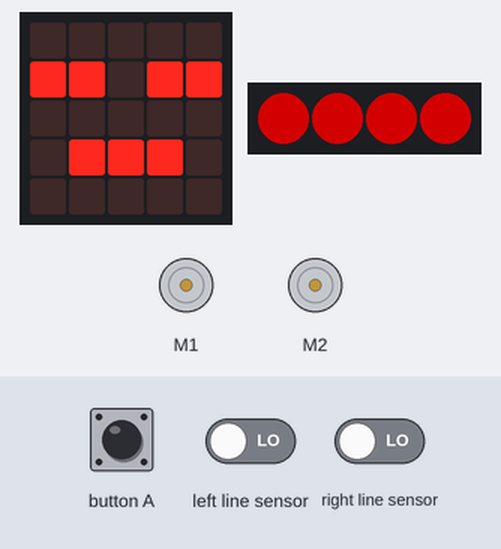
The program below on a simulated BBC micro:bit (MakeCode). On the bench: the board's 5×5 LED display, 4 RGB LEDs in strip order, left to right, 2 × DC motor (green arrow = forward, orange = backward, longer = faster). The inputs (shaded band) are chosen by the test bench; at power-on: left line sensor LOW, right line sensor LOW. Dim RGB values are drawn brighter than linear; the 48×5 strip is a reading aid, not a part: it shows the text the display is scrolling, unrolled, one strip-width of it at a time.

Above: at 9.8 s.
9.9 s: button A pressed for 0.15 s
At 11.5 s:
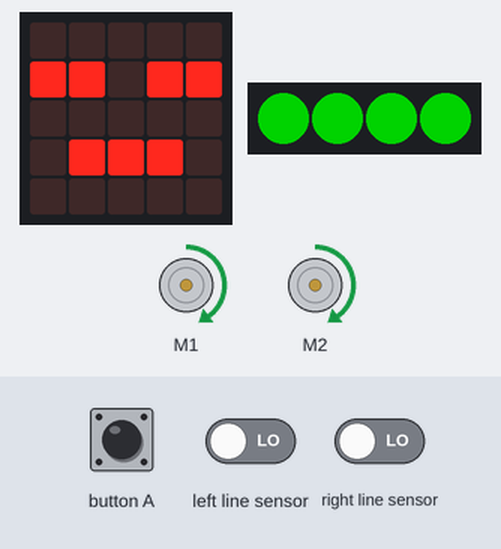
11.8 s: left line sensor driven HIGH
At 12.4 s:
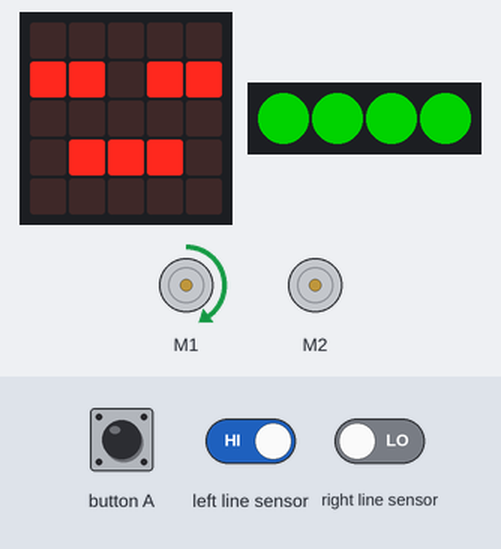
13.3 s: right line sensor driven HIGH
At 14.5 s:
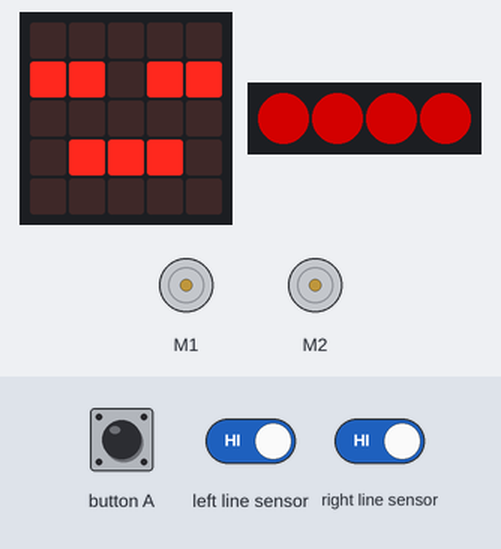
14.8 s: left line sensor driven LOW
17.8 s: right line sensor driven LOW
At 19.3 s:
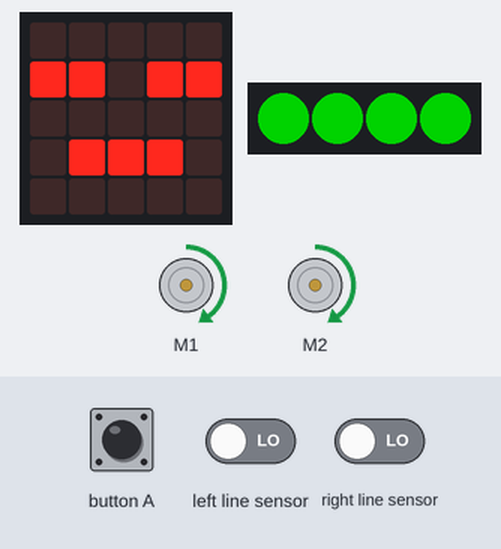
19.8 s: right line sensor driven HIGH
At 20.5 s:
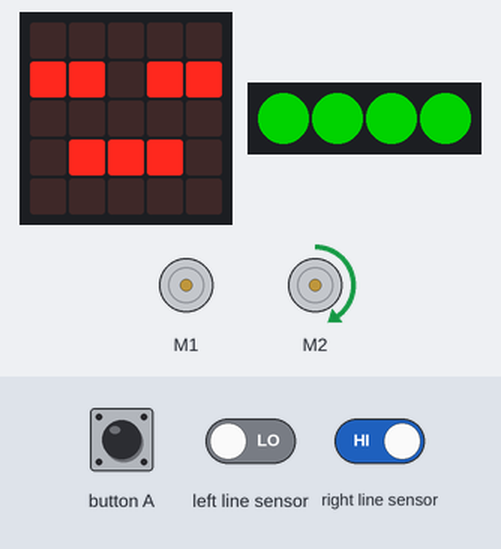
Timing chart, 0 to 22.3 s (numbered marks = the images above; inputs shaded):
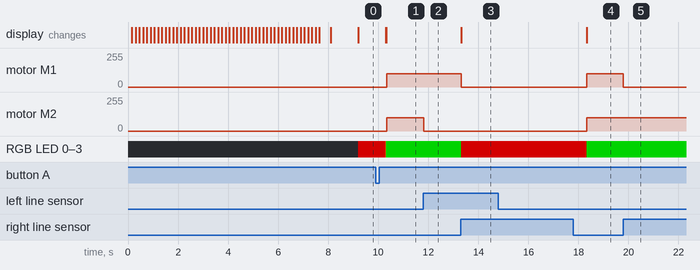

The program:

main.ts
```typescript
radio.onReceivedNumber(function (receivedNumber) {
    if (receivedNumber == 150) {
        pixel = 1
    }
})
input.onButtonPressed(Button.A, function () {
    pixel = 1
})
function parar () {
    strip.showColor(neopixel.colors(NeoPixelColors.Red))
    basic.pause(5000)
}
function andar () {
    if (maqueen.readPatrol(maqueen.Patrol.PatrolLeft) == 0 && maqueen.readPatrol(maqueen.Patrol.PatrolRight) == 0) {
        maqueen.motorRun(maqueen.Motors.All, maqueen.Dir.CW, 100)
    } else {
        if (maqueen.readPatrol(maqueen.Patrol.PatrolLeft) == 1 && maqueen.readPatrol(maqueen.Patrol.PatrolRight) == 1) {
            maqueen.motorStop(maqueen.Motors.All)
            parar()
        }
        if (maqueen.readPatrol(maqueen.Patrol.PatrolLeft) == 0 && maqueen.readPatrol(maqueen.Patrol.PatrolRight) == 1) {
            maqueen.motorRun(maqueen.Motors.M1, maqueen.Dir.CW, 0)
            maqueen.motorRun(maqueen.Motors.M2, maqueen.Dir.CW, 100)
        } else {
            if (maqueen.readPatrol(maqueen.Patrol.PatrolLeft) == 1 && maqueen.readPatrol(maqueen.Patrol.PatrolRight) == 0) {
                maqueen.motorRun(maqueen.Motors.M1, maqueen.Dir.CW, 100)
                maqueen.motorRun(maqueen.Motors.M2, maqueen.Dir.CW, 0)
            }
        }
    }
}
let strip: neopixel.Strip = null
let pixel = 0
pixel = 0
radio.setGroup(200)
basic.showString("Explorar")
strip = neopixel.create(DigitalPin.P15, 4, NeoPixelMode.RGB)
basic.forever(function () {
    if (pixel == 0) {
        basic.showIcon(IconNames.Happy)
        basic.pause(500)
        strip.showColor(neopixel.colors(NeoPixelColors.Red))
        basic.showIcon(IconNames.Asleep)
        basic.pause(500)
        strip.showColor(neopixel.colors(NeoPixelColors.Orange))
    } else {
        strip.showColor(neopixel.colors(NeoPixelColors.Green))
        andar()
    }
})
```

test.ts
```typescript
// aquí va el archivo "tests"; esto no se compilará cuando este paquete se utilice como una extensión.
```

Measured:
- after the input at 9.9 s, motor M1, motor M2: stopped → forward 100/255 after 0.44 s
- after the input at 11.8 s, motor M2: forward 100/255 → stopped at once
- after the input at 13.3 s, motor M1: forward 100/255 → stopped at once; RGB LED 0–3: RGB(0, 127, 0) → RGB(127, 0, 0) at once
- after the input at 14.8 s, every drawn part: stays the same
- after the input at 17.8 s, motor M1: stopped → forward 100/255 after 0.53 s
- after the input at 19.8 s, motor M1: forward 100/255 → stopped at once
